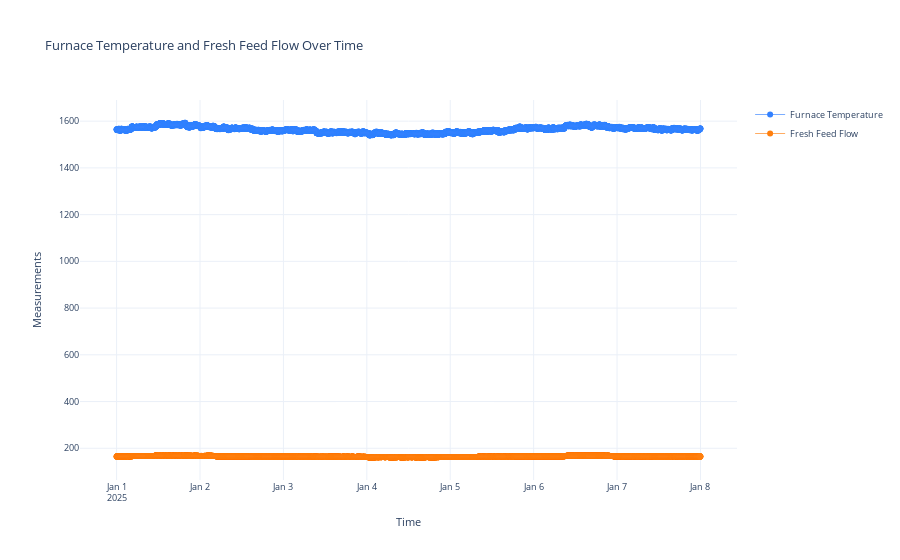

Notebook code cell kept with this figure:
### Code cell
sql_data_analyst.get_plotly_graph()

### Figure 1 — Plotly figure (JSON) as saved in the notebook; plotly's stock layout.template omitted (floating-point values rounded to 4 significant figures; data arrays with more than 128 entries replaced by an {"elided": "..."} marker saying what was removed)
{"data": [{"hoverinfo": "text", "hovertext": {"elided": "10080 str values"}, "line": {"color": "#3381ff", "width": 0.65}, "mode": "lines+markers", "name": "Furnace Temperature", "type": "scatter", "x": {"elided": "10080 str values"}, "y": {"elided": "10080 float values"}}, {"hoverinfo": "text", "hovertext": {"elided": "10080 str values"}, "line": {"color": "#ff7f0e", "width": 0.65}, "mode": "lines+markers", "name": "Fresh Feed Flow", "type": "scatter", "x": {"elided": "10080 str values"}, "y": {"elided": "10080 float values"}}, {"line": {"color": "#3381ff", "dash": "dash", "width": 2}, "mode": "lines", "name": "Furnace Temperature Trend", "showlegend": false, "type": "scatter", "x": {"elided": "10080 str values"}, "y": {"elided": "10080 float values"}}, {"line": {"color": "#ff7f0e", "dash": "dash", "width": 2}, "mode": "lines", "name": "Fresh Feed Flow Trend", "showlegend": false, "type": "scatter", "x": {"elided": "10080 str values"}, "y": {"elided": "10080 float values"}}], "layout": {"font": {"size": 8.8}, "title": {"font": {"size": 13.2}, "text": "Furnace Temperature and Fresh Feed Flow Over Time"}, "xaxis": {"tickfont": {"size": 8.8}, "title": {"text": "Time"}}, "yaxis": {"tickfont": {"size": 8.8}, "title": {"text": "Measurements"}}}}
